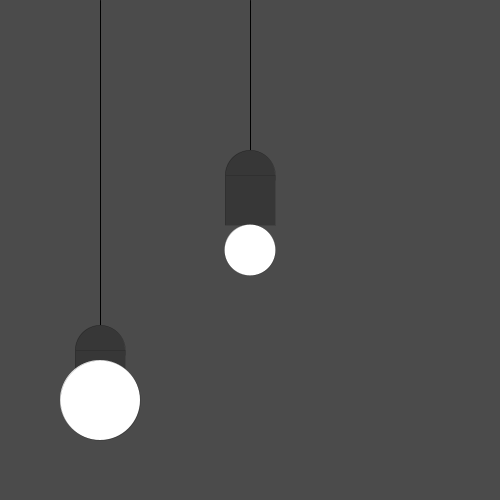
Frame 1 (no input)
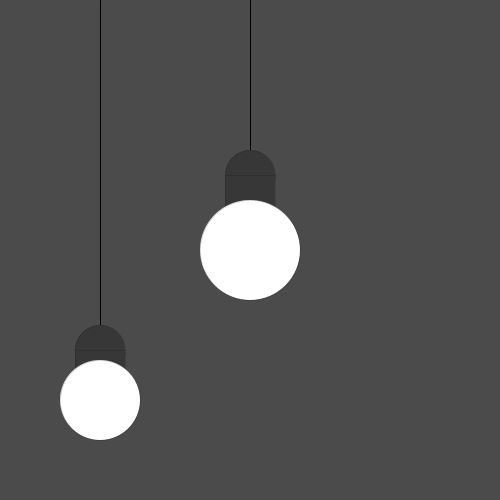
Frame 60 (the mouse pressed at the canvas centre just before this capture)
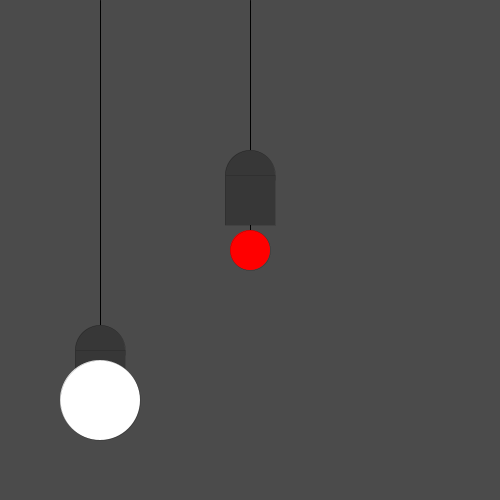
Frame 120 (the mouse held since frame 60 and released just before this capture)

The Processing sketch that drew these frames (run headless with seeded random() and noise(); from frame 60 on, the mouse is pressed at the canvas centre):

// Processing sketch: If_Statements_LightBulbs
// ── If_Statements_LightBulbs.pde


void setup()
{
  size (500,500);
}
 
 int posX = 250, posY = 400, size = 50, size2 = 80;
 
void draw()
{
  background(75);
  strokeWeight(1);
  line(250,0,250,250);
  strokeWeight(0);
  fill(55);
  ellipse(250,175,50,50);
  rect(225,175,50,50);
  fill(255);
   if(mouseX >= (posX - size * 0.5)
     && mouseX <= (posX + size * 0.5)
     && mouseY >= (posX - size * 0.5)
     && mouseY <= (posX + size *0.5))
  {
    size --;
    fill(255,0,0);
  }
  //when the mouse hovers over the middle lightbulb circle, the lightbulb turns red and shrinks.
  
  else if(size < 100)
  {
  size ++;
  }
  ellipse(250,250,size,size);
  {  
   
    strokeWeight(1);
  line(100,0,100 ,posY - 25);
  strokeWeight(0);
  fill(55);
  ellipse(100,posY-50,50,50);
  rect(75,posY-50,50,50);
 
  
  fill(255);
     if(mouseX >= (60 - size2 * 0.2 )
     && mouseX <= (120 + size2 *0.2 )
     && mouseY >=(posY - size2 * 0.5)
     && mouseY <= (posY + size2 * 0.5))
  {
    fill(8,133,161);
    posY = posY -2 ;
  }
   else if(posY < 400)
  {
    posY = posY +3;
  }
  ellipse(100,posY,size2,size2);
  }
 
 int[] age = {35,36,19,21};
 println(age[3]);
 
  
}
